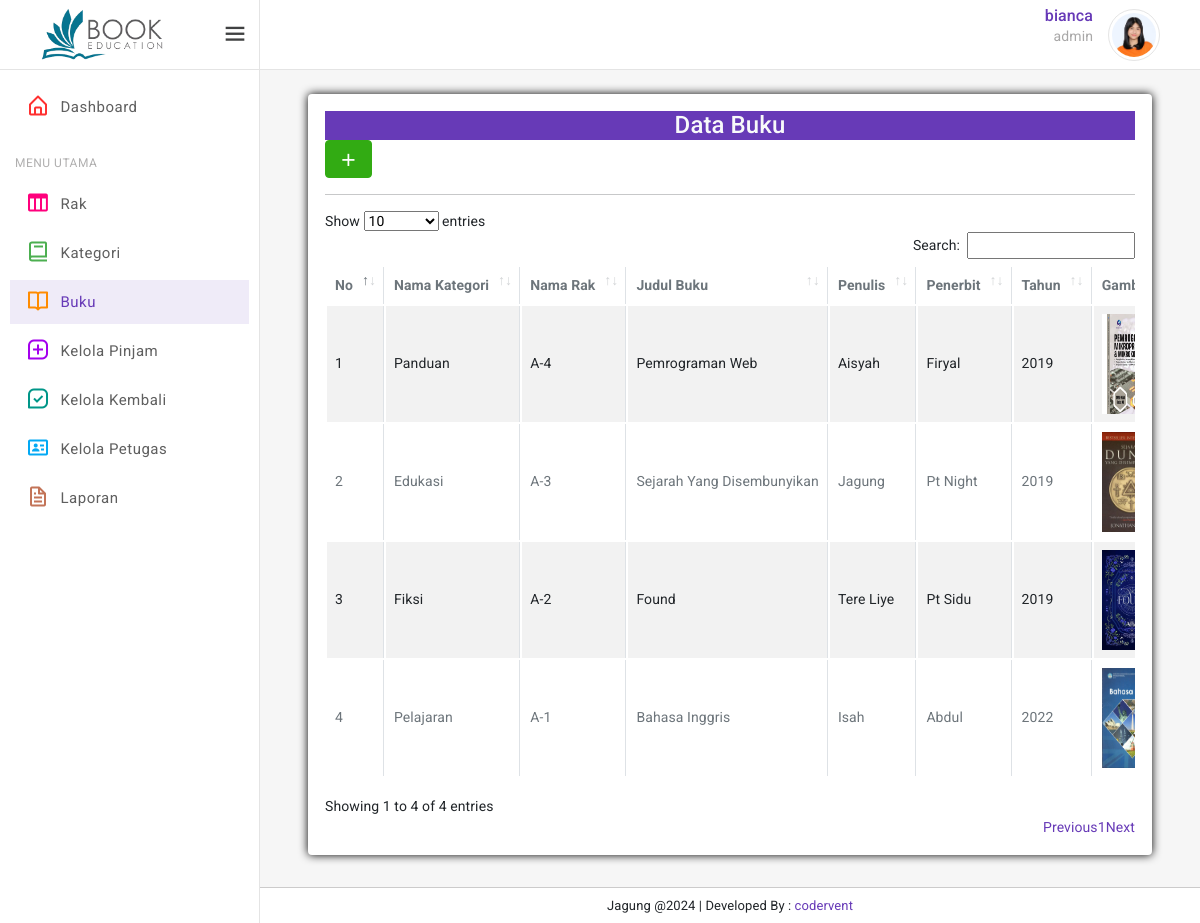
Screenshot of /admin/buku.php (signed in) with the database file from the repository.
### tables this page shows
CREATE TABLE `buku` (
  `id` int NOT NULL,
  `id_kategori` int NOT NULL,
  `id_rak` int NOT NULL,
  `judul` varchar(100) NOT NULL,
  `penulis` varchar(100) NOT NULL,
  `penerbit` varchar(100) NOT NULL,
  `tahun` int NOT NULL,
  `gambar` text NOT NULL
);

CREATE TABLE `kategori` (
  `id` int NOT NULL,
  `nama_kategori` varchar(100) NOT NULL
);

CREATE TABLE `rak` (
  `id` int NOT NULL,
  `nama_rak` varchar(100) NOT NULL
);

### admin/buku.php (the view, shortened to what this page needs)
<?php
include '../koneksi.php';
?>
<!DOCTYPE html>
<html lang="en">
<head>
	<link href="../assets/plugins/vectormap/jquery-jvectormap-2.0.2.css" rel="stylesheet" />
	<link href="../assets/plugins/simplebar/css/simplebar.css" rel="stylesheet" />
	<link href="../assets/plugins/perfect-scrollbar/css/perfect-scrollbar.css" rel="stylesheet" />
	<link href="../assets/plugins/metismenu/css/metisMenu.min.css" rel="stylesheet" />
	<link href="../assets/css/pace.min.css" rel="stylesheet" />
	<link rel="stylesheet" href="../assets/css/bootstrap.min.css" />
	<link rel="stylesheet" href="../assets/css/icons.css" />
	<link rel="stylesheet" href="../assets/css/app.css" />
	<link rel="stylesheet" href="../assets/css/dark-sidebar.css" />
	<link rel="stylesheet" href="../assets/css/dark-theme.css" />
	<link href="../assets/plugins/datatable/css/dataTables.bootstrap4.min.css" rel="stylesheet" type="text/css">
	<link href="../assets/plugins/datatable/css/buttons.bootstrap4.min.css" rel="stylesheet" type="text/css">
</head>
<body>
	<div class="wrapper">
		<div class="sidebar-wrapper" data-simplebar="true" id="sidebar">
			<div class="sidebar-header">
				<div class="img-fluid">
					<img src="../assets/images/knjt.png" class="logo-icon-2 w-75" alt="IF-PERPUS" />
				</div>
				<a href="javascript:;" class="toggle-btn ms-auto"> <i class="bx bx-menu"></i></a>
			</div>
			<ul class="metismenu" id="menu">
				<li>
					<a href="dashboard_pa01.php">
						<div class="parent-icon icon-color-1"><i class="bx bx-home-alt"></i></div>
						<div class="menu-title">Dashboard</div>
					</a>
				</li>
				<?php
            if ($_SESSION['level'] == 'admin') {
                ?>
				<li class="menu-label">Menu Utama</li>
				<li>
					<a href="rak.php">
						<div class="parent-icon icon-color-2"><i class="bx bx-columns"></i></div>
						<div class="menu-title">Rak</div>
					</a>
				</li>
				<li>
					<a href="kategori.php">
						<div class="parent-icon icon-color-3"><i class="bx bx-book"></i></div>
						<div class="menu-title">Kategori</div>
					</a>
				</li>
				<li>
					<a href="buku.php">
						<div class="parent-icon icon-color-4"><i class="bx bx-book-open"></i></div>
						<div class="menu-title">Buku</div>
					</a>
				</li>
				<li>
					<a href="kelola_pinjam.php">
						<div class="parent-icon icon-color-5"><i class="bx bx-message-square-add"></i></div>
						<div class="menu-title">Kelola Pinjam</div>
					</a>
				</li>
				<li>
					<a href="kelola_kembali.php">
						<div class="parent-icon icon-color-6"><i class="bx bx-message-square-check"></i></div>
						<div class="menu-title">Kelola Kembali</div>
					</a>
				</li>
				<li>
					<a href="kelola_petugas.php">
						<div class="parent-icon icon-color-7"><i class="bx bx-id-card"></i></div>
						<div class="menu-title">Kelola Petugas</div>
					</a>
				</li>
				<li>
					<a href="laporan.php">
						<div class="parent-icon icon-color-8"><i class="bx bx-file"></i></div>
						<div class="menu-title">Laporan</div>
					</a>
				</li>
				<?php } ?>
			</ul>
		</div>
		<header class="top-header">
			<nav class="navbar navbar-expand">
				<ul class="list-unstyled ms-auto" style="margin-top: -.5rem;">
					<li class="nav-item dropdown dropdown-user-profile">
						<a class="nav-link dropdown-toggle dropdown-toggle-nocaret" href="javascript:;"
							data-bs-toggle="dropdown">
							<div class="d-flex user-box align-items-center">
								<div class="user-info">
									<p class="user-name mb-0"><?php echo $_SESSION['nama_petugas']; ?></p>
									<p class="designattion mb-0"><?php echo $_SESSION['level']; ?></p>
								</div>
								<img src="../assets/images/michie.jpg" class="user-img" alt="user avatar">
							</div>
						</a>
					</li>
				</ul>
			</nav>
		</header>
		<div class="page-wrapper">
			<div class="page-content-wrapper">
				<div class="page-content">
					<div class="container-fluid">
						<div class="container">
							<div class="row">
								<div class="col-12">
									<div class="card">
										<div class="card-body">
											<div class="card-title">
												<h4 class="mb-0 bg-primary text-center text-light">Data Buku </h4>
												<a href="" class="btn btn-success" data-bs-toggle="modal"
													data-bs-target="#modalTambahBuku"><i class='bx bx-plus'></i></a>
											</div>
											<hr />
											<div class="table-responsive">
												<table id="example" class="table table-striped table-bordered"
													style="width:100%">
													<thead>
														<tr>
															<th>No</th>
															<th>Nama Kategori</th>
															<th>Nama Rak</th>
															<th>Judul Buku</th>
															<th>Penulis</th>
															<th>Penerbit</th>
															<th>Tahun</th>
															<th>Gambar</th>
														</tr>
													</thead>
													<tbody>
														<?php
										$no = 1;
										$tampil = mysqli_query($koneksi, "SELECT buku.*, kategori.nama_kategori, rak.nama_rak FROM buku
									INNER JOIN kategori ON buku.id_kategori = kategori.id INNER JOIN rak ON buku.id_rak = rak.id ORDER BY buku.id DESC");
										while ($data = mysqli_fetch_assoc($tampil)) :
										?>
														<tr>
															<td><?php echo $no++; ?></td>
															<td><?php echo $data['nama_kategori']; ?></td>
															<td><?php echo $data['nama_rak']; ?></td>
															<td><?php echo $data['judul']; ?></td>
															<td><?php echo $data['penulis']; ?></td>
															<td><?php echo $data['penerbit']; ?></td>
															<td><?php echo $data['tahun']; ?></td>
															<td>
																<a
																	href="../assets/images/<?php echo $data['gambar']; ?>">
																	<img src="../assets/images/<?php echo $data['gambar']; ?>"
																		height="100" width="60" alt="">
																</a>
															</td>
														</tr>
											</div>
											<?php endwhile; ?>
											<div class="footer">
												<p class="mb-0">Jagung @2024 | Developed By : <a
														href="https://themeforest.net/user/codervent"
														target="_blank">codervent</a></p>
											</div>
										</div>
</body>
</html>

### admin/buku.php (style rules this page uses)
.card { box-shadow: 0px 0px 10px black; }

### rows the page displays
buku: id_kategori.nama_kategori "Panduan", id_rak.nama_rak "A-4", judul "Pemrograman Web", penulis "Aisyah", penerbit "Firyal", tahun "2019", gambar (picture)
buku: id_kategori.nama_kategori "Edukasi", id_rak.nama_rak "A-3", judul "Sejarah Yang Disembunyikan", penulis "Jagung", penerbit "Pt Night", tahun "2019", gambar (picture)
buku: id_kategori.nama_kategori "Fiksi", id_rak.nama_rak "A-2", judul "Found", penulis "Tere Liye", penerbit "Pt Sidu", tahun "2019", gambar (picture)
buku: id_kategori.nama_kategori "Pelajaran", id_rak.nama_rak "A-1", judul "Bahasa Inggris", penulis "Isah", penerbit "Abdul", tahun "2022", gambar (picture)

### other values shown
$_SESSION['nama_petugas'] "bianca"
$_SESSION['level'] "admin"
